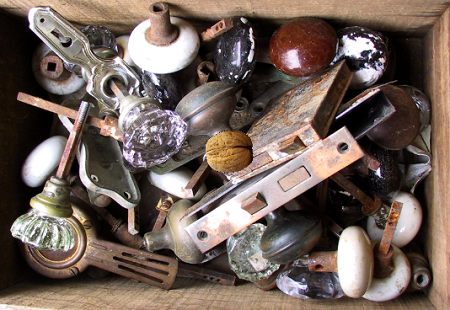
#> input picture samples/python/pictures/zGjE6.png, 450 x 310 px
$ python find_picture.py
#> lines starting #> are read from the running program, lines starting #| are printed output that depends on the picture
#! /usr/bin/python2.7
from PIL import Image, ImageDraw

im = Image.open ('pictures/zGjE6.png')
#> im is the input picture: PIL image 450x310 RGBA; mean R, G, B, A 113.6, 97.5, 89.2, 255
isize = im.size
#> isize = (450, 310)
walnut = Image.open ('pictures/walnut.png')
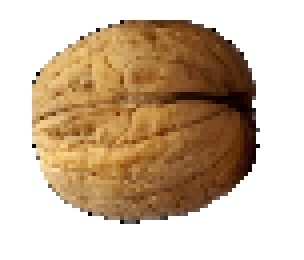
#> input picture samples/python/pictures/walnut.png, 76 x 65 px (shown 4 times larger)
#> walnut is the input picture: PIL image 76x65 RGBA; mean R, G, B, A 205.6, 184.4, 160.7, 255
wsize = walnut.size
#> wsize = (76, 65)
x0, y0 = wsize [0] // 2, wsize [1] // 2
#> x0 = 38; y0 = 32
pixel = walnut.getpixel ( (x0, y0) ) [:-1]
#> pixel = (197, 149, 81)

def diff (a, b):
    return sum ( (a - b) ** 2 for a, b in zip (a, b) )

best = (100000, 0, 0)
for x in range (isize [0] ):
    for y in range (isize [1] ):
        ipixel = im.getpixel ( (x, y) )
        d = diff (ipixel, pixel)
        if d < best [0]: best = (d, x, y)
#> after the loop, best = (2, 217, 146)

draw = ImageDraw.Draw (im)
x, y = best [1:]
#> x = 217; y = 146
draw.rectangle ( (x - x0, y - y0, x + x0, y + y0), outline = 'red')
im.save ('out.png')
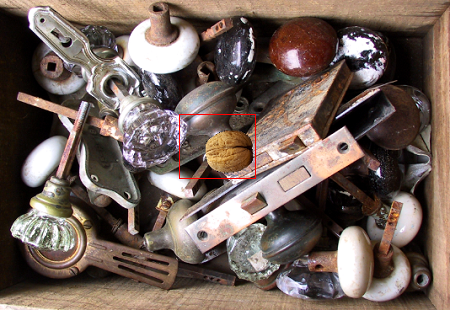
#> saved as out.png: PIL image 450x310 RGBA; mean R, G, B, A 113.8, 97.3, 89, 255
